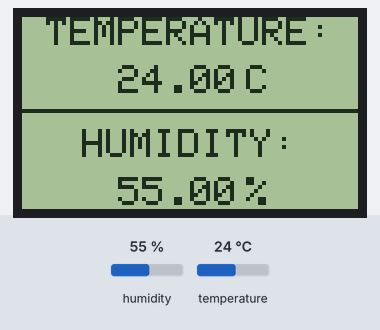
Simulated run of this sketch. Board: Arduino Uno, built with avr-gcc and run on an emulated ATmega328P. On the bench: 84×48 one-colour display. Inputs (shaded band) come from the test bench; at power-on: humidity 55 %, temperature 24 °C. What the sketch prints to the serial monitor is not drawn.

Above: at 2.2 s.
2.3 s: humidity set to 22 %
At 4.2 s:
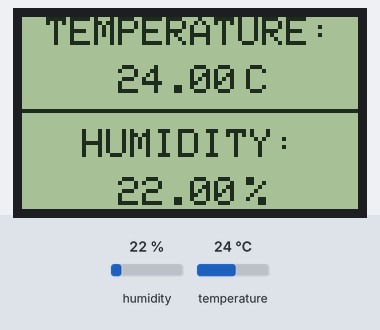
4.6 s: temperature set to 12 °C
At 6.3 s:
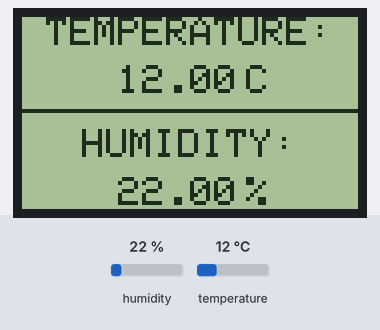
6.7 s: humidity set to 40 %
At 8.4 s:
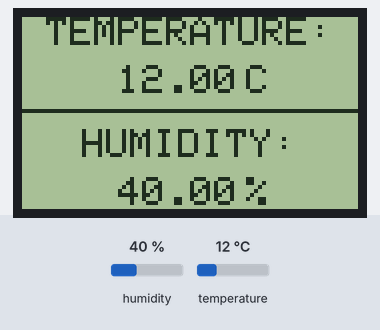
8.8 s: temperature set to 19 °C
At 10.5 s:
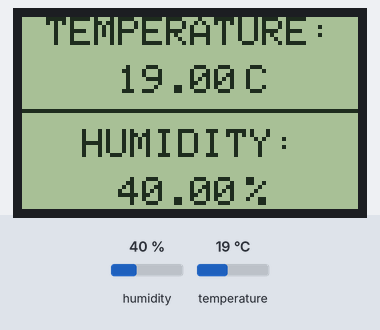
Timing chart, 0 to 11.9 s (numbered marks = the images above; inputs shaded):
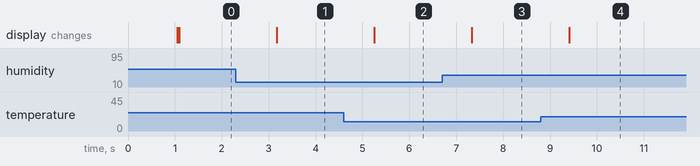

Measured:
- after the input at 2.3 s, the display: changes after 0.87 s (image 1)
- after the input at 4.6 s, the display: changes after 0.65 s (image 2)
- after the input at 6.7 s, the display: changes after 0.63 s (image 3)
- after the input at 8.8 s, the display: changes after 0.61 s (image 4)

The sketch:

Lab_5110_DHT11.ino
```cpp
// (licence header left out)
#include <SPI.h>               // include SPI library
#include <Adafruit_GFX.h>      // include adafruit graphics library
#include <Adafruit_PCD8544.h>  // include adafruit PCD8544 (Nokia 5110) library
// include DHT library code
#include <DFRobot_DHT11.h>
DFRobot_DHT11 DHT;
#define DHT11_PIN 10

// Nokia 5110 LCD module connections (CLK, DIN, D/C, CS, RST)
Adafruit_PCD8544 display = Adafruit_PCD8544(7, 6, 5, 4, 3);

void setup() {
  Serial.begin(9600);
  delay(1000);  // wait 1 second
  // initialize the display
  display.begin();
  // you can change the contrast around to adapt the display
  // for the best viewing!
  display.setContrast(55);
  display.clearDisplay();  // clear the screen and buffer
  display.drawFastHLine(0, 23, display.width(), BLACK);
  display.setTextSize(1);
  display.setTextColor(BLACK, WHITE);
  display.setCursor(6, 0);
  display.print("TEMPERATURE:");
  display.setCursor(56, 12);
  display.print("C");

  display.setCursor(15, 28);
  display.print("HUMIDITY:");
  display.setCursor(56, 40);
  display.print("%");
  display.display();
}

// main loop
void loop() {
  char strhumidity[5];
  char strTemperature[5];
  DHT.read(DHT11_PIN);
  Serial.print("temp:");
  Serial.print(DHT.temperature);
  Serial.print("  humi:");
  Serial.println(DHT.humidity);

  // print temperature
  dtostrf(DHT.temperature, 5, 2, strTemperature);
  display.setCursor(24, 12);
  display.print(strTemperature);

  // print humidity
  dtostrf(DHT.humidity, 5, 2, strhumidity);
  display.setCursor(24, 40);
  display.print(strhumidity);

  // now update the display
  display.display();
  delay(1000);  // wait 1 second
}
// end of code.
```
